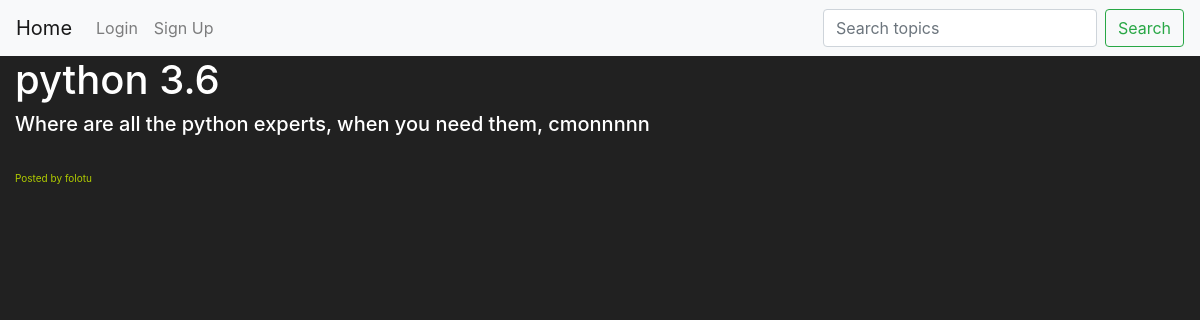
/post/1, run on an earlier commit of the app's database.
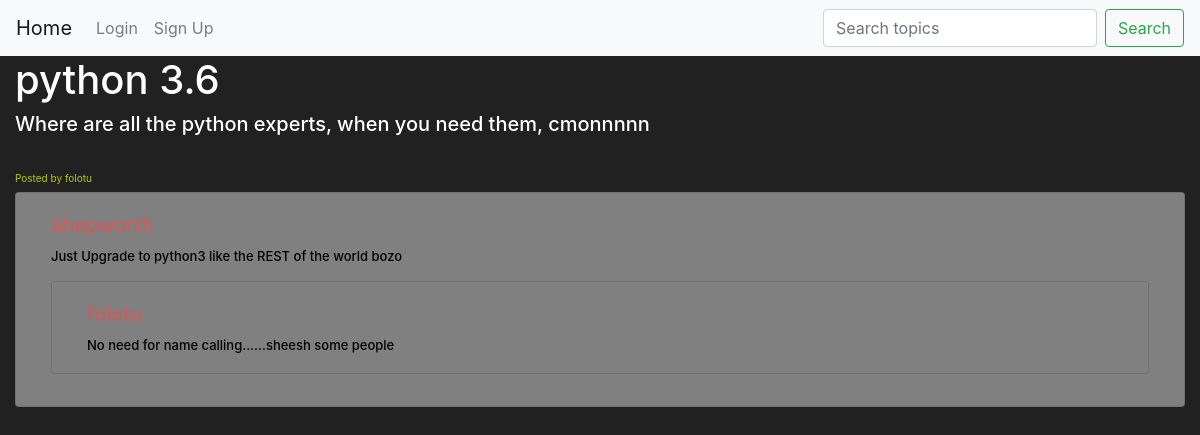
And on a later commit of the database.
### ForumApp/models.py (models this page shows, shortened)
class Post(db.Model):
    id = db.Column(db.Integer, primary_key=True)
    author_id = db.Column(db.Integer, db.ForeignKey('users.id'))
    author = db.relationship(Users, backref=backref("Post", cascade="all, delete"))
    category_id = db.Column(db.Integer, db.ForeignKey('category.id'), nullable=True)
    category = db.relationship(Category, backref=db.backref("post", lazy='dynamic'))
    number_of_votes = db.Column(db.Integer())
    title = db.Column(db.String(120))
    description = db.Column(db.String(10000))
    image_url = db.Column(db.String(200))
    created_at = db.Column(db.DateTime(timezone=True), default=func.now())
    updated_at = db.Column(db.DateTime(timezone=True), default=func.now())

class Users(db.Model, UserMixin):
    id = db.Column(db.Integer, primary_key=True)
    username = db.Column(db.String, unique=True, nullable=False)
    email = db.Column(db.String, unique=True, nullable=False)
    password = db.Column(db.String(150))
    active = db.Column(db.Boolean())
    roles = db.relationship('Role', secondary=roles_users, backref=db.backref('users', lazy='dynamic'))

class Comment(db.Model):
    id = db.Column(db.Integer, primary_key=True)
    author_id = db.Column(db.Integer, db.ForeignKey('users.id'))
    author = db.relationship(Users, backref=backref("Comment", cascade="all, delete"))
    post_id = db.Column(db.Integer, db.ForeignKey('post.id'))
    post = db.relationship(Post, backref=backref("Comment", cascade="all, delete"))
    number_of_votes = db.Column(db.Integer())
    comment = db.Column(db.String(10000))
    created_at = db.Column(db.DateTime(timezone=True), default=func.now())
    updated_at = db.Column(db.DateTime(timezone=True), default=func.now())

class Reply(db.Model):
    id = db.Column(db.Integer, primary_key=True)
    author_id = db.Column(db.Integer, db.ForeignKey('users.id'))
    author = db.relationship(Users, backref=backref("Reply", cascade="all, delete"))
    comment_id = db.Column(db.Integer, db.ForeignKey('comment.id'))
    comment = db.relationship(Comment, backref=backref("Reply", cascade="all, delete"))
    number_of_votes = db.Column(db.Integer())
    reply = db.Column(db.String(10000))
    replyparent_id = db.Column(db.Integer, db.ForeignKey('reply.id'))
    replies = db.relationship('Reply', backref=db.backref('replyparent', remote_side=[id]),lazy='dynamic')
    created_at = db.Column(db.DateTime(timezone=True), default=func.now())
    updated_at = db.Column(db.DateTime(timezone=True), default=func.now())

### ForumApp/views.py (the view)
@views.route('/post/<int:post_id>', methods=['GET'])
def post(post_id):
    post = Post.query.get(post_id)
    if not post:
        abort(404)
    comments = Comment.query.filter_by(post_id=post_id).all()
    replies = Reply.query.all()
    return render_template('post.html', post=post, comments=comments, replies=replies)

### ForumApp/templates/post.html (shortened to what this page needs)
{% extends "base.html" %}
{% block body %}
<div class="col-md-auto col-lg-auto col-sm-auto w-100">
    <h1>{{ post.title }}</h1>
    <h5>{{ post.description }} </h5>
    <small class="card-foot"> Posted by {{ post.author.username }} </small>
<div class="card-columns" style="column-count: 1;">
    {% for comment in post.Comment %}
        <div class="card mb-12 col-md-auto col-lg-auto ">
            <div class="card-body">
                <h5 class="card-title">{{ comment.author.username }}</h5>
                <p class="card-text">{{ comment.comment }}</p>
                {% for reply in comment.Reply %}
                    <div class="card mb-12 col-md-auto col-lg-auto ">
                        <div class="card-body">
                            <h5 class="card-title">{{ reply.author.username }}</h5>
                            <p class="card-text">{{ reply.reply }}</p>
                        </div>
                    </div>
                {% endfor %}
            </div>
        </div>
    {% endfor %}
</div>
</div>
{% endblock %}

### ForumApp/templates/base.html (shortened to what this page needs)
<!DOCTYPE html>
<html>
<link rel="stylesheet" href="{{ url_for('static', filename = '/css/base.css') }}">
<link rel="stylesheet" href="{{ url_for('static', filename = '/css/login.css') }}">
    <nav class="navbar navbar-expand-lg navbar-light bg-light">
        <a class="navbar-brand" href="/">Home</a>
        <div class="collapse navbar-collapse" id="navbarNav">
            <ul class="navbar-nav mr-auto">
                {% if current_user.is_authenticated %}
                <a class="nav-item nav-link" id="logout" href="/logout">Logout</a>
                <a class="nav-item nav-link" id="createpost" href="/post">Create Post</a>
                {% else %}
                <a class="nav-item nav-link" id="login" href="/login">Login</a>
                <a class="nav-item nav-link" id="signUp" href="/signup">Sign Up</a>
                {% endif %}
            </ul>
            <form class="form-inline" method="POST">
                <input class="form-control mr-sm-2" type="search" name="search" placeholder="Search topics" aria-label="Search">
                <button class="btn btn-outline-success my-2 my-sm-0" type="submit">Search</button>
            </form>
        </div>
    </nav>
    <h1>
<head>{% block header %}{% endblock %} </head>
<body>{% block body %}{% endblock %}</body>

### ForumApp/static/css/base.css (style rules this page uses)
body { background-color: #212121; color: white; }
.navbar { background-color: transparent; box-shadow: none; }
.card { display: block; width: 100%; height: 100%; text-decoration: none; cursor: pointer; pointer-events: auto; background-color: grey; }
.card-text { color: #000; font-size: small; }
.card-title { color: rgb(211, 90, 90); }
.card-foot { color: rgb(177, 204, 0); font-size: x-small; }
.card-columns { color: rgb(0, 0, 0); }

What changed in the data, as far as the page shows it:
added Comment: comment "Just Upgrade to python3 like the REST of the world bozo"
added Reply: reply "No need for name calling......sheesh some people"
